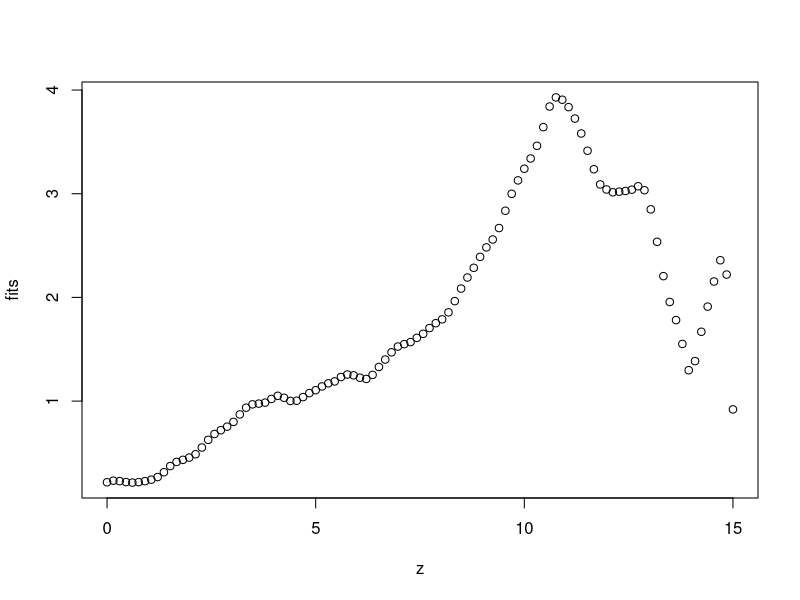

Recreate this plot in R.
llr=function(x,y,z,omega){
  fits=sapply(z,compute_f_hat,x,y,omega) 
  return(fits) 
}

compute_f_hat=function(z,x,y,omega){
  Wz=make_weight_matrix(omega, x, z) 
  X=make_predictor_matrix(x) 
  f_hat=c(1,z)%*%solve(t(X)%*%Wz%*%X)%*%t(X)%*%Wz%*%y 
  return(f_hat) 
}

make_weight_matrix <- function(omega, x, z){
  r = abs(x-z) / omega
  W = ifelse(abs(r)<1, (1-abs(r)^3)^3, 0)
  
  return(diag(W))
}

make_predictor_matrix <- function(x){
  X <- cbind(1,x)
  return(X)
}

library(reshape)
data(french_fries)
french_fries = french_fries[complete.cases(french_fries),]
z = seq(0, 15, length.out = 100)
fits = llr(z = z, x = french_fries$potato, y = french_fries$buttery, omega = 1)
plot(z, fits)
